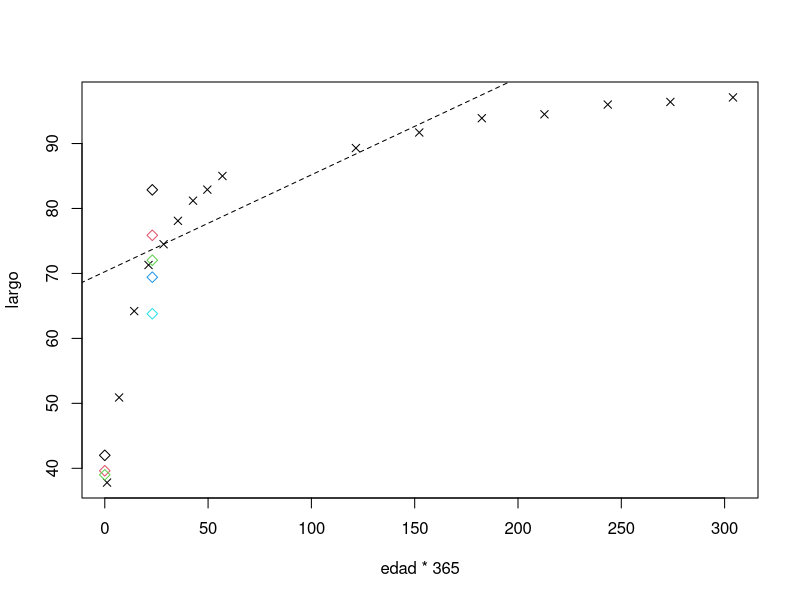
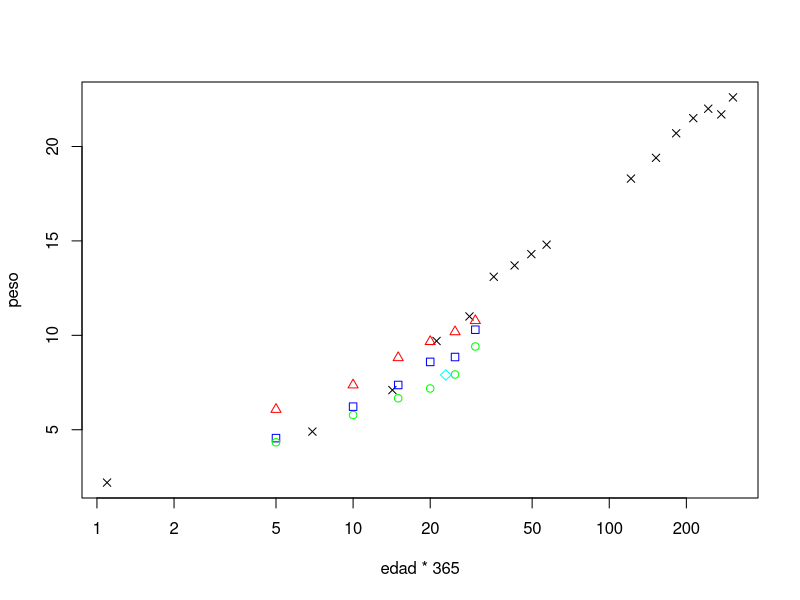

Here is the R script that generated these plots, in order: (Note: this script raises an error after producing the figures.)
setwd("~/Documentos/Ire/growth model")
cautiv <- read.delim("datos semicautiverio/peso-edad.txt")
caut.l <- read.delim("datos semicautiverio/long-tabla7-1.txt")
bioter <- read.delim("datos bioterio/tabla paper.txt", dec = ",")

# longitud vs. edad (bioterio + cautiverio)
with(bioter, plot(x = edad * 365, y = largo, pch = 4, col = "black"))
with(caut.l, points(x = edad, y = media, pch = 5, col = crías))

# Suarez cita a Zuleta 1989
Edad <- function(CC) {return ((CC- 70.261)/4.476)}
cc <- seq(50,100)
lines(x = 30 * Edad(cc), y = cc, lty="dashed")

# peso vs. edad (bioterio + cautiverio)
with(bioter, plot(x = edad * 365, y = peso, pch = 4, col = "black", log="x"))
with(cautiv[cautiv$Season == "Early", ], 
     points(x = Age, y = Weight, pch = 0, col = "blue"))
with(cautiv[cautiv$Season == "Mid", ], 
     points(x = Age, y = Weight, pch = 1, col = "green"))
with(cautiv[cautiv$Season == "Late", ], 
     points(x = Age, y = Weight, pch = 2, col = "red"))

points(x = c(0,23), y = c(2.6,7.9), pch = 5, col = "cyan")

x <- seq(0,300)
lines(x, gompertz(list(A = 21, K = 0.035, W0 = 2), x) + 0.0 * x, col = "red")

# peso vs. longitud (bioterio + cautiverio)
with(bioter, plot(x = largo, y = peso, pch = 4, col = "black", log = "xy"))
points(x = caut.l$media, y = rep.int(c(2.6,7.9),5), pch = 5, col = caut.l$crías)

# ajuste con asíntota lineal
par.gomp <- c(21, 0.035, 2.0, 0.0)
err.fn <- function(p)
{
  x <- bioter$edad * 365
  y <- bioter$peso
  n <- bioter$n.peso
  yfit<- gompertz(list(A = p[1], K = p[2], W0 = p[3]), x) + p[4] * x
  return(sum((y - yfit)^2/n))
}
fit.gomp <- optim(par.gomp, err.fn)
x <- seq(0,300)
lines(x, with(fit.gomp, gompertz(list(A = par[1], K = par[2], W0 = par[3]), x) + par[4] * x), col = "blue")

# ajuste con modelo logsigmoid

with(bioter, plot(x = log(edad), y = peso, pch = 4, col = "black", log=""))
par.lgsg <- c(10, 0, 5)
err.fn <- function(p)
{
  x <- log(bioter$edad[-1])
  y <- bioter$peso[-1]
  n <- bioter$n.peso[-1]
  yfit<- logsigmoid(list(a = p[1], b = p[2], c = p[3]), x)
  return(sum((y - yfit)^2/n))
}
fit.lgsg <- optim(par.lgsg, err.fn)

with(bioter, plot(x = edad * 365, y = peso, pch = 4, col = "black", log="x", xlim = c(1,400), ylim = c(0,30)))
x <- seq(0,400)
lines(x, logsigmoid(list(a = fit.lgsg$par[1], b = 0*fit.lgsg$par[2], c = fit.lgsg$par[3]), log(x/365)), col = "red")

with(bioter, plot(x = edad * 365, y = peso, pch = 4, col = "black", log="", xlim = c(1,400), ylim = c(1,30)))
x <- seq(0,400)
lines(x, logsigmoid(list(a = fit.lgsg$par[1], b = fit.lgsg$par[2], c = fit.lgsg$par[3]), log(x/365)), col = "red")

fit.wg <- lm(peso ~ log(edad), data = bioter[-1,])
summary(fit.wg)

with(bioter, plot(x = edad * 365, y = peso, pch = 4, col = "black", 
                  log="x", xlim = c(1,400), ylim = c(0,30)))
x <- seq(0,400)
lines(x, fit.wg$coefficients[1] + fit.wg$coefficients[2] * log(x/365), col = "red")

fit.sz <- lm(largo ~ edad + log(edad), data = bioter[-1,])
summary(fit.sz)

with(bioter, plot(x = edad, y = largo, pch = 4, col = "black", 
                  log="x", xlim = c(1/400,1), ylim = c(30,110)))
x <- seq(0,400)
lines(bioter$edad[-1], predict(fit.sz), col = "red")



# ajuste con modelo linexp

with(bioter, plot(x = edad * 365, y = peso, pch = 4, col = "black", log="x"))
par.lnex <- c(10, 0, 5)
err.fn <- function(p)
{
  x <- log(bioter$edad)
  y <- bioter$peso
  n <- bioter$n.peso
  yfit<- logsigmoid(list(a = p[1], b = p[2], c = p[3]), x)
  return(sum((y - yfit)^2/n))
}
fit.lgsg <- optim(par.lgsg, err.fn)

with(bioter, plot(x = edad * 365, y = peso, pch = 4, col = "black", log="x", xlim = c(1,400), ylim = c(0,50)))
x <- seq(0,400)
lines(x, logsigmoid(list(a = fit.lgsg$par[1], b = fit.lgsg$par[2], c = fit.lgsg$par[3]), log(x/365)), col = "red")

with(bioter, plot(x = edad * 365, y = peso, pch = 4, col = "black", log="", xlim = c(1,400), ylim = c(1,50)))
x <- seq(0,400)
lines(x, logsigmoid(list(a = fit.lgsg$par[1], b = fit.lgsg$par[2], c = fit.lgsg$par[3]), log(x/365)), col = "red")



# ajuste con asíntota constante
par.gomp <- c(21, 0.035, 2.0)
err.fn <- function(p)
{
  x <- bioter$edad * 365
  y <- bioter$peso
  n <- bioter$n.peso
  yfit<- gompertz(list(A = p[1], K = p[2], W0 = p[3]), x)
  return(sum((y - yfit)^2/n))
}
fit.gomp0 <- optim(par.gomp, err.fn)

x <- seq(0,300)
lines(x, with(fit.gomp0, gompertz(list(A = par[1], K = par[2], W0 = par[3]), x)), col = "blue")


# modelos de crecimiento
par.gomp.2 <- c(85, 365*0.06, 40, 365*0.05,2.5,0.5)

# ajuste con asíntota lineal
err.fn.2 <- function(p)
{
  x <- bioter$edad
  y <- bioter$largo
  n <- bioter$n.largo
  z <- bioter$peso
  m <- bioter$n.peso
  yfit <- gompertz(list(A = p[1], K = p[2], W0 = p[3]), x) + p[4] * x
  zfit <- exp(p[6] + p[5] * log(yfit/p[3]))
  
  return(sum((y - yfit)^2/n) + sum((z - zfit)^2/m))
}
fit.gomp.2 <- optim(par.gomp.2, err.fn.2, hessian = T)
df <- 2*16 - 6
covmat <- 2 * fit.gomp.2$value / df * solve(fit.gomp.2$hessian)
stderr <- sqrt(diag(covmat))

t(rbind(fit.gomp.2$par, stderr)) / c(1,365,1,365 * fit.gomp.2$par[1],1,1)

gompertz.plus <- function(p,x)
{
  y <- gompertz(list(A = p[1], K = p[2], W0 = p[3]), x) + p[4] * x
  z <- exp(p[6] + p[5] * log(y/p[3]))
  return(list(sz = y, wg = z))
}
x <- seq(0,300)
gplus.fit <- gompertz.plus(fit.gomp.2$par, x)

lines(x, gplus.fit$sz, col = "red")

lines(x, gplus.fit$wg, col = "red")


# Akodon molinae
# peso

A.molin <- data.frame(x = c(0,4,8,12,24,32,48),
                      wg.f.min = c(3,11,30,39,41,50,48),
                      wg.f.max = c(4,23,40,44,44,56,53),
                      wg.m.min = c(3, 5,32,38,47,52,52),
                      wg.m.max = c(4,23,44,44,65,58,57))
with(A.molin,
     plot(x, wg.f.min, col = "red", pch = "+", ylim = c(0,65)))
with(A.molin,
     points(x, wg.f.max, col = "red", pch = "+"))
with(A.molin,
     points(x, wg.m.min, col = "blue", pch = "+"))
with(A.molin,
     points(x, wg.m.max, col = "blue", pch = "+"))
x <- seq(0,60)
lines(x, gompertz(list(A = 50, K = 0.25, W0 = 2.5), x) + 0.05 * x, col = "gray")
